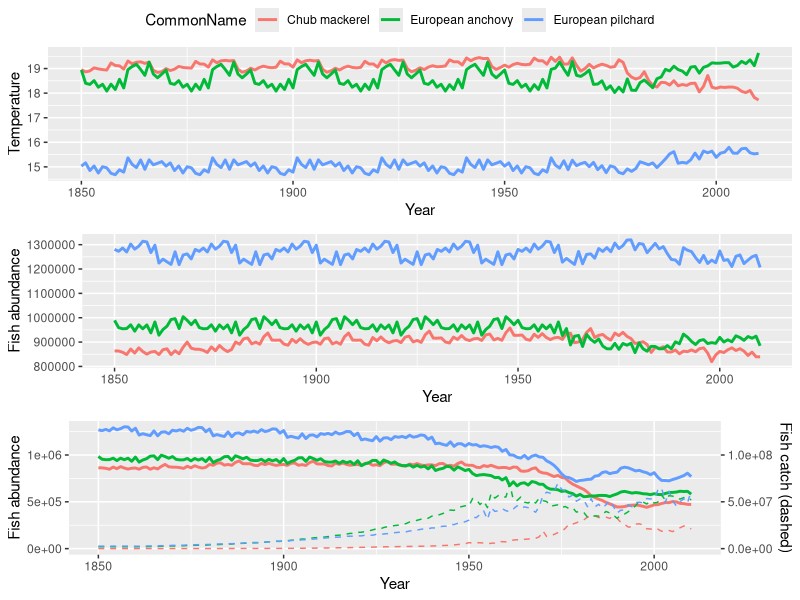

The R script that drew this image:
## ---- chunk 1
knitr::opts_chunk$set(echo = TRUE)
## ---- chunk 2
library(tidyverse)
library(ggpubr) # to combine ggplots
## ---- chunk 3
fish_sim <- read.csv("fish_data.csv")
head(fish_sim)
## ---- chunk 4
# Average temperature used in simulations (averaged over the range of the fish)
plot_temp <- ggplot(data = fish_sim, aes(x = Year)) +
  geom_line(aes(y = SST, colour = CommonName), size = 1) +
  ylab("Temperature")

# Simulated fish abundance when there is no fishing
plot_sims_no_fishing <- ggplot(data = fish_sim, aes(x = Year)) +
  geom_line(aes(y = Abd_noCatch, colour = CommonName), size = 1) +
  ylab("Fish abundance")
## ---- chunk 5
# Scale to be able to plot both axes
sc <- 100
plot_sims_with_fishing <- ggplot(data = fish_sim, aes(x = Year)) +
  geom_line(aes(y = Abd, colour = CommonName), size = 1) +
  geom_line(aes(y = Catch*sc, colour = CommonName), size = 0.5, lty = 2) +
  scale_y_continuous(
    
    # Features of the first axis
    name = "Fish abundance",
    
    # Add a second axis and specify its features
    sec.axis = sec_axis(~.*sc, name="Fish catch (dashed)"))


ggarrange(plot_temp, plot_sims_no_fishing, plot_sims_with_fishing, 
          ncol = 1, common.legend = TRUE)
